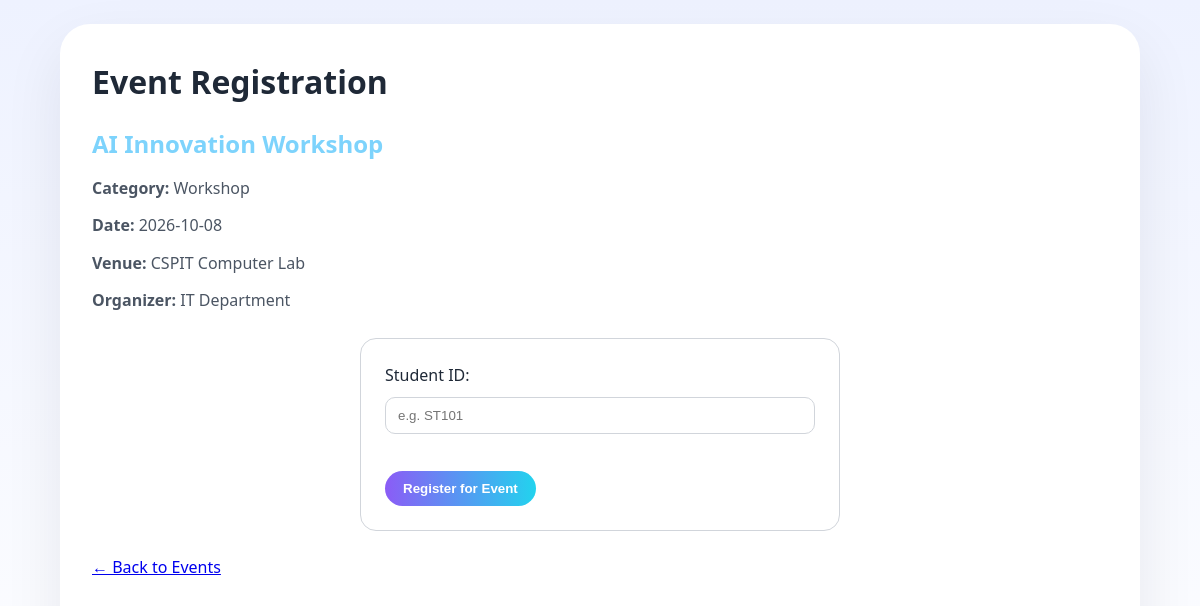
Screenshot of /Pages/event_register.php?event_id=1 with the database file from the repository.
### tables this page shows
CREATE TABLE events (
    event_id INT PRIMARY KEY,
    title VARCHAR(150) NOT NULL,
    category VARCHAR(50) NOT NULL,
    event_date DATE NOT NULL,
    venue VARCHAR(150) NOT NULL,
    organizer VARCHAR(100) NOT NULL
);

### Pages/event_register.php (the view, shortened to what this page needs)
<?php
require_once __DIR__ . "/../db/db.php";
$eventId = (int) (
    $_GET["event_id"]
    ?? $_POST["event_id"]
    ?? 0
);
$event = null;
if ($eventId > 0) {
    $eventStmt = mysqli_prepare(
        $conn,
        "SELECT
            event_id,
            title,
            category,
            event_date,
            venue,
            organizer
         FROM events
         WHERE event_id = ?"
    );
    if ($eventStmt) {
        mysqli_stmt_bind_param(
            $eventStmt,
            "i",
            $eventId
        );
        mysqli_stmt_execute(
            $eventStmt
        );
        $eventResult =
            mysqli_stmt_get_result(
                $eventStmt
            );
        $event =
            mysqli_fetch_assoc(
                $eventResult
            );
    }
}
?>
<!DOCTYPE html>
<html lang="en">
<head>
    <link
        rel="stylesheet"
        href="../css/style.css"
    >
</head>
<body>
    <main>
        <h1>Event Registration</h1>
        <?php if ($event): ?>
            <h2>
                <?php
                echo htmlspecialchars(
                    $event["title"]
                );
                ?>
            </h2>
            <p>
                <strong>
                    Category:
                </strong>
                <?php
                echo htmlspecialchars(
                    $event["category"]
                );
                ?>
            </p>
            <p>
                <strong>
                    Date:
                </strong>
                <?php
                echo htmlspecialchars(
                    $event["event_date"]
                );
                ?>
            </p>
            <p>
                <strong>
                    Venue:
                </strong>
                <?php
                echo htmlspecialchars(
                    $event["venue"]
                );
                ?>
            </p>
            <p>
                <strong>
                    Organizer:
                </strong>
                <?php
                echo htmlspecialchars(
                    $event["organizer"]
                );
                ?>
            </p>
        <?php endif; ?>
        <?php if ($event): ?>
            <form method="post">
                <label for="student_id">
                    Student ID:
                </label>
                <br>
                <input
                    type="text"
                    id="student_id"
                    name="student_id"
                    placeholder="e.g. ST101"
                    required
                >
                <br>
                <br>
                <button type="submit">
                    Register for Event
                </button>
            </form>
        <?php endif; ?>
        <p>
            <a href="events.php">
                ← Back to Events
            </a>
        </p>
    </main>
</body>
</html>

### css/style.css (style rules this page uses)
:root { --bg: #ffffff; --panel: #ffffff; --text: #1f2937; --muted: #4b5563; --accent: #8b5cf6; --accent-2: #22d3ee; --border: #d1d5db; }
* { margin: 0; padding: 0; box-sizing: border-box; }
body { font-family: 'Segoe UI', Arial, sans-serif; line-height: 1.6; background: linear-gradient(180deg, #eef2ff 0%, #ffffff 100%); color: var(--text); min-height: 100vh; }
main { width: min(1080px, 100%); min-height: 100vh; margin: 24px auto; padding: 32px; background: var(--panel); border-radius: 30px; box-shadow: 0 24px 60px rgba(15, 23, 42, 0.08); }
h2 { color: #7dd3fc; margin: 18px 0 8px; }
p { margin: 12px 0; color: var(--muted); }
form { background: var(--panel); padding: 24px; width: min(480px, 100%); margin: 24px auto; border-radius: 16px; border: 1px solid var(--border); }
input, select, textarea { width: 100%; padding: 10px 12px; margin: 8px 0 12px; border: 1px solid var(--border); border-radius: 10px; background: var(--panel); color: var(--text); }
button { background: linear-gradient(90deg, var(--accent), var(--accent-2)); color: white; border: none; padding: 10px 18px; border-radius: 999px; cursor: pointer; font-weight: 600; }

### rows the page displays
events: title "AI Innovation Workshop", category "Workshop", event_date "2026-10-08", venue "CSPIT Computer Lab", organizer "IT Department"
